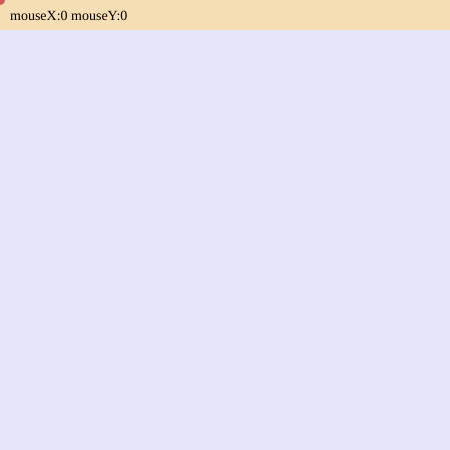
Frame 1 (no input)
Frame 60 (no input): identical to frame 1, image omitted
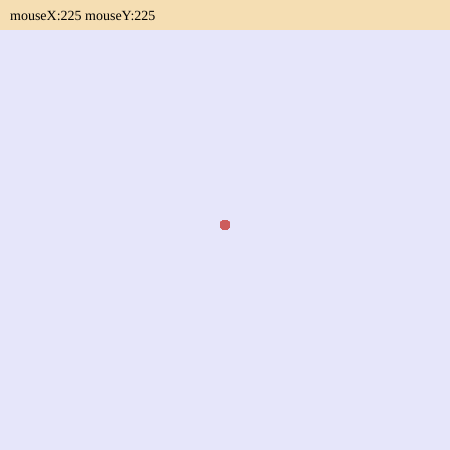
Frame 120 (the mouse pressed at the canvas centre since frame 60)

The p5.js sketch that drew these frames (run headless with seeded random() and noise() and a simulated clock; from frame 60 on, the mouse is pressed at the canvas centre):

// p5.js sketch
// ── sketch.js
function setup() {
  createCanvas(450,450);
  textFont("Verdana");
  textSize(14);
  noStroke();
  background('lavender');
  //noLoop();
}

function draw() {
  fill('wheat');
  rect(0, 0, width, 30);
  fill('black');
  text("mouseX:" + round(mouseX) + " mouseY:"+round(mouseY),10,20);
  fill('indianred');
  ellipse(mouseX,mouseY,10);
}

// 56. Dit komt omdat anders de background niet opnieuw wordt getekend en anders de stip niet zal verdwijnen
